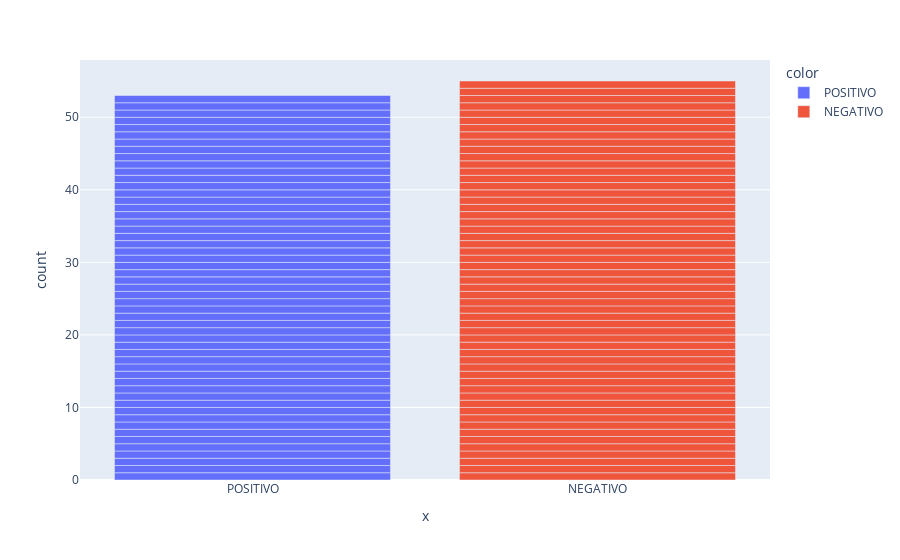

The notebook cell saved with this chart:
### Markdown cell above
*Amostra do dataset de teste, com 15% sobre os 30% restantes do dataset rotulado não utilizado pela amostra de treino*

### Code cell
teste = pd.read_excel(dataSet, sheet_name='TESTE_15%')

fig = px.bar(teste['text'], x=teste['rotulo'], color=teste['rotulo'])
fig.show()

### Figure 1 — Plotly figure (JSON) as saved in the notebook; plotly's stock layout.template omitted (floating-point values rounded to 4 significant figures)
{"data": [{"alignmentgroup": "True", "hovertemplate": "color=POSITIVO<br>x=%{x}<br>count=%{y}<extra></extra>", "legendgroup": "POSITIVO", "marker": {"color": "#636efa", "pattern": {"shape": ""}}, "name": "POSITIVO", "offsetgroup": "POSITIVO", "orientation": "v", "showlegend": true, "textposition": "auto", "type": "bar", "x": ["POSITIVO", "POSITIVO", "POSITIVO", "POSITIVO", "POSITIVO", "POSITIVO", "POSITIVO", "POSITIVO", "POSITIVO", "POSITIVO", "POSITIVO", "POSITIVO", "POSITIVO", "POSITIVO", "POSITIVO", "POSITIVO", "POSITIVO", "POSITIVO", "POSITIVO", "POSITIVO", "POSITIVO", "POSITIVO", "POSITIVO", "POSITIVO", "POSITIVO", "POSITIVO", "POSITIVO", "POSITIVO", "POSITIVO", "POSITIVO", "POSITIVO", "POSITIVO", "POSITIVO", "POSITIVO", "POSITIVO", "POSITIVO", "POSITIVO", "POSITIVO", "POSITIVO", "POSITIVO", "POSITIVO", "POSITIVO", "POSITIVO", "POSITIVO", "POSITIVO", "POSITIVO", "POSITIVO", "POSITIVO", "POSITIVO", "POSITIVO", "POSITIVO", "POSITIVO", "POSITIVO"], "xaxis": "x", "y": [1, 1, 1, 1, 1, 1, 1, 1, 1, 1, 1, 1, 1, 1, 1, 1, 1, 1, 1, 1, 1, 1, 1, 1, 1, 1, 1, 1, 1, 1, 1, 1, 1, 1, 1, 1, 1, 1, 1, 1, 1, 1, 1, 1, 1, 1, 1, 1, 1, 1, 1, 1, 1], "yaxis": "y"}, {"alignmentgroup": "True", "hovertemplate": "color=NEGATIVO<br>x=%{x}<br>count=%{y}<extra></extra>", "legendgroup": "NEGATIVO", "marker": {"color": "#EF553B", "pattern": {"shape": ""}}, "name": "NEGATIVO", "offsetgroup": "NEGATIVO", "orientation": "v", "showlegend": true, "textposition": "auto", "type": "bar", "x": ["NEGATIVO", "NEGATIVO", "NEGATIVO", "NEGATIVO", "NEGATIVO", "NEGATIVO", "NEGATIVO", "NEGATIVO", "NEGATIVO", "NEGATIVO", "NEGATIVO", "NEGATIVO", "NEGATIVO", "NEGATIVO", "NEGATIVO", "NEGATIVO", "NEGATIVO", "NEGATIVO", "NEGATIVO", "NEGATIVO", "NEGATIVO", "NEGATIVO", "NEGATIVO", "NEGATIVO", "NEGATIVO", "NEGATIVO", "NEGATIVO", "NEGATIVO", "NEGATIVO", "NEGATIVO", "NEGATIVO", "NEGATIVO", "NEGATIVO", "NEGATIVO", "NEGATIVO", "NEGATIVO", "NEGATIVO", "NEGATIVO", "NEGATIVO", "NEGATIVO", "NEGATIVO", "NEGATIVO", "NEGATIVO", "NEGATIVO", "NEGATIVO", "NEGATIVO", "NEGATIVO", "NEGATIVO", "NEGATIVO", "NEGATIVO", "NEGATIVO", "NEGATIVO", "NEGATIVO", "NEGATIVO", "NEGATIVO"], "xaxis": "x", "y": [1, 1, 1, 1, 1, 1, 1, 1, 1, 1, 1, 1, 1, 1, 1, 1, 1, 1, 1, 1, 1, 1, 1, 1, 1, 1, 1, 1, 1, 1, 1, 1, 1, 1, 1, 1, 1, 1, 1, 1, 1, 1, 1, 1, 1, 1, 1, 1, 1, 1, 1, 1, 1, 1, 1], "yaxis": "y"}], "layout": {"barmode": "relative", "legend": {"title": {"text": "color"}, "tracegroupgap": 0}, "margin": {"t": 60}, "xaxis": {"anchor": "y", "domain": [0, 1], "title": {"text": "x"}}, "yaxis": {"anchor": "x", "domain": [0, 1], "title": {"text": "count"}}}}
